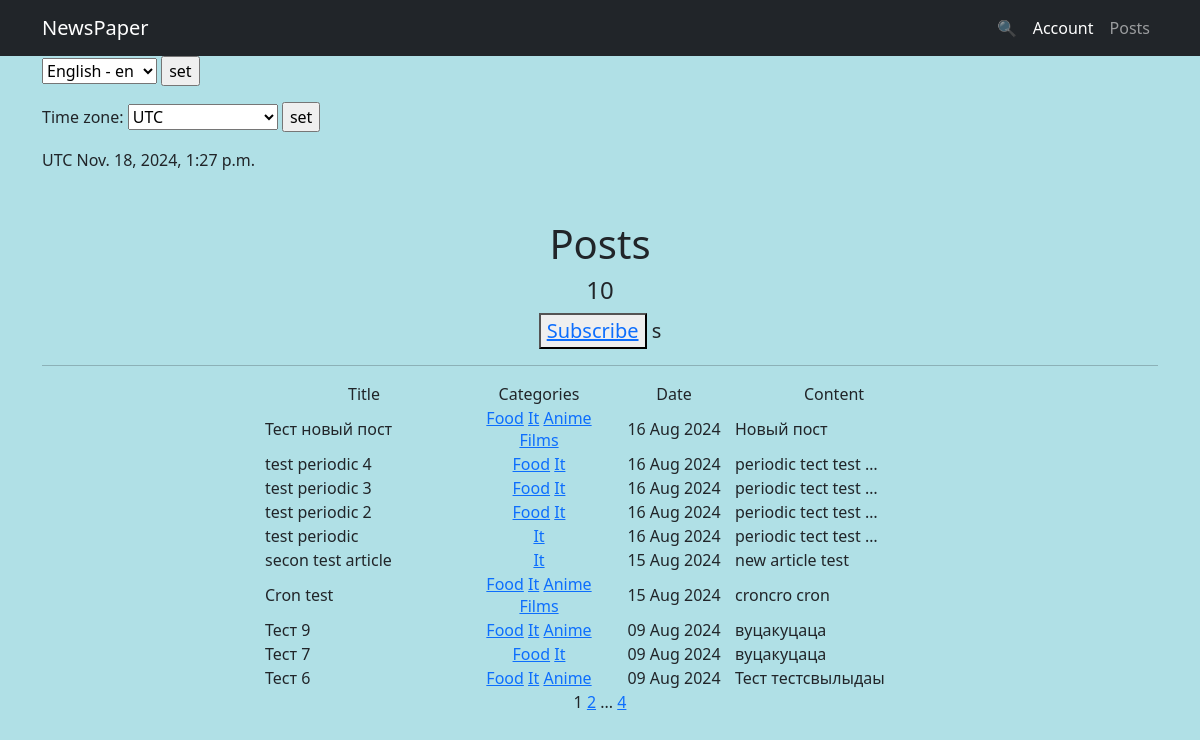
The app's page /posts/category/2, older data.
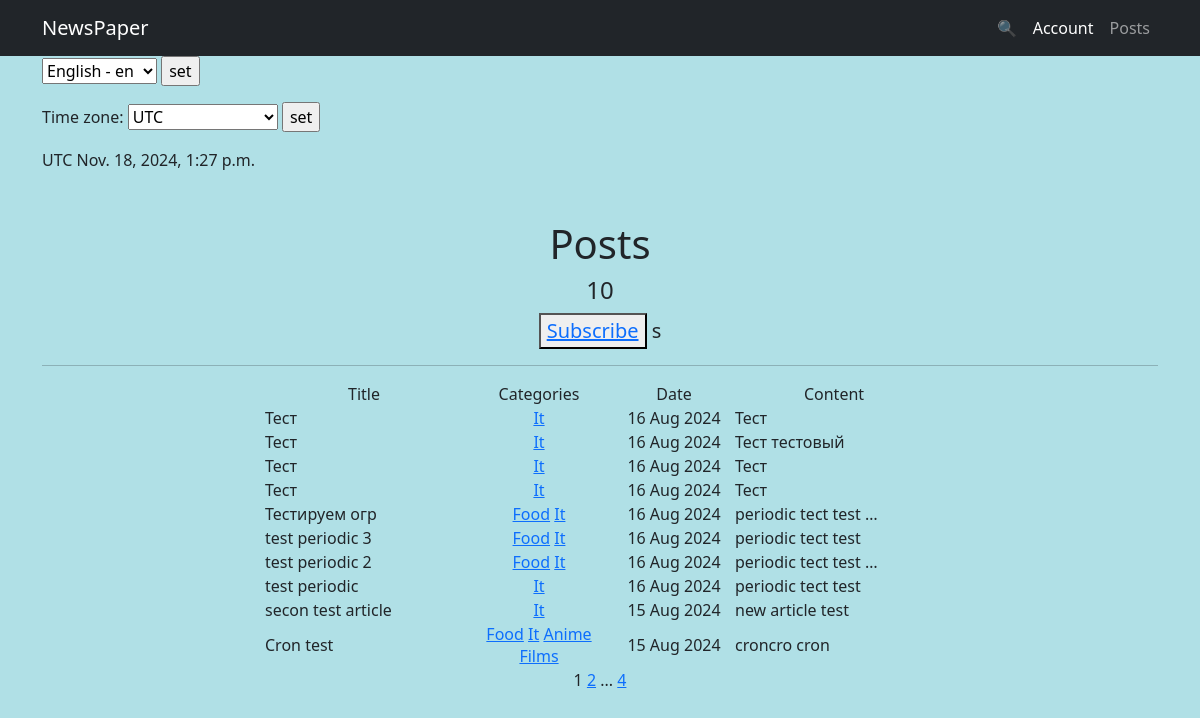
The same page, newer data.
### news/models.py (models this page shows, shortened)
class Post(models.Model):
    article = 'A'
    news = 'N'
    POSITIONS = [
        (article, 'статья'),
        (news, 'новость')
    ]
    author = models.ForeignKey(Author, on_delete=models.CASCADE)
    type = models.CharField(max_length=1, choices=POSITIONS, default=news)
    date = models.DateTimeField(auto_now_add=True)
    category = models.ManyToManyField(
        Category,
        through='PostCategory',
        related_name='posts',)
    title = models.CharField(max_length=225)
    text = models.TextField()
    rating = models.IntegerField(default=0)

class Category(models.Model):
    name = models.CharField(max_length=255, unique=True)
    subscribers = models.ManyToManyField(User, through='UserCategory', related_name='categories', blank=True)
    def __str__(self):
        return self.name.title()

### news/views.py (the view)
# urls.py: path('category/<int:pk>', CategoryList.as_view(), name='category_list'),
class CategoryList(ListView):
    model = Post
    template_name = 'category_list.html'
    context_object_name = 'category_post_list'
    paginate_by = 10
    def get_queryset(self):
        self.category = get_object_or_404(Category, id=self.kwargs['pk'])
        queryset = Post.objects.filter(category=self.category).order_by('-date')
        return queryset
    def get_context_data(self, **kwargs):
        context = super().get_context_data(**kwargs)
        context['is_not_subscriber'] = self.request.user not in self.category.subscribers.all()
        context['category'] = self.category
        return context

### news/templatetags/my_filters.py (called while the page is built)
@register.filter()
def censor(value):
    for word in censor_words:
        if word in value:
            value = value.replace(word[1:], '*' * len(word[1:]))
    return value

### news/templatetags/my_tags.py (called while the page is built)
@register.simple_tag(takes_context=True)
def url_replace(context, **kwargs):
    d = context['request'].GET.copy()
    for k, v in kwargs.items():
        d[k] = v
    return d.urlencode()

### news/timezone_context.py (called while the page is built)
def get_timezone(request):
    return {
        'current_time': timezone.localtime(timezone.now()),
        'timezones': pytz.common_timezones,
    }

### templates/category_list.html (shortened to what this page needs)
{% extends 'flatpages/default.html' %}
{% load my_filters %}
{% load my_tags %}
{% load i18n %}
{% block title %}
{% trans "Posts" %}
<h4>{{ category_post_list|length }}</h4>
{% endblock title %}
{% block content %}
    {% if is_not_subscriber %}
        <button> <a href="{% url 'subscribe' category.id %}"> {% trans "Subscribe" %} </a></button>
    {% else %}
        <button> <a href="{% url 'unsubscribe' category.id %}"> {% trans "Unsubscribe" %} </a></button>
    {% endif %}
s
   <hr>
   {% if category_post_list %}
       <table style="margin: 0 auto">
           <tr>
               <td width="200" align="center">{% trans 'Title' %}</td>
               <td width="150" align="center">{% trans 'Categories' %}</td>
               <td align="center">{% trans 'Date' %}</td>
               <td width="200" align="center">{% trans 'Content' %}</td>
           </tr>
           {% for post in category_post_list %}
           <tr>
               <td>{{ post.title|censor }}</td>
               <td width="150" align="center">
                   {% for category in post.category.all %}
                   <a href="{% url 'category_list' category.id %}">{{ category }}</a>
                   {% endfor %}
               </td>
               <td width="120" align="center">{{ post.date|date:'d M Y' }}</td>
               <td>{{ post.text|truncatechars:20|censor }}</td>
               <td></td>
           </tr>
           {% endfor %}
       </table>
   {% else %}
       <h2>{% trans 'No news yet ' %}</h2>
   {% endif %}
   {{ page_obj.number }}
   {% if page_obj.has_next %}
       <a href="?{% url_replace page=page_obj.next_page_number %}">{{ page_obj.next_page_number }}</a>
       {% if paginator.num_pages != page_obj.next_page_number %}
           ...
           <a href="?{% url_replace page=page_obj.paginator.num_pages %}">{{ page_obj.paginator.num_pages }}</a>
       {% endif %}
   {% endif %}
{% endblock content %}

### templates/flatpages/default.html (shortened to what this page needs)
{% load i18n %}
{% load tz %}
<html lang="en">
    <head>
        {% load static %}
        <link href="{% static 'css/styles.css' %}" rel="stylesheet" />
    </head>
    <body>
        <nav class="navbar navbar-expand-lg navbar-dark bg-dark">
            <div class="container">
                <a class="navbar-brand" href="#">NewsPaper</a>
                <div class="collapse navbar-collapse" id="navbarSupportedContent">
                    <ul class="navbar-nav ms-auto mb-2 mb-lg-0">
                        <li class="nav-item"><a class="nav-link" href="{% url 'post_filter' %}"> 🔍 </a></li>
                        <li class="nav-item"><a class="nav-link active" aria-current="page" href="{% url 'home' %}">{% trans 'Account' %}</a></li>
                        <li class="nav-item"><a class="nav-link" href="{% url 'post_list' %}">{% trans 'Posts' %}</a></li>
                    </ul>
                </div>
            </div>
        </nav>
        <div class="container">
                <form action="{% url 'set_language' %}" method="POST"> {% csrf_token %}
                    <select name="language" id="">
                        {% get_available_languages as LANGUAGES %}
                        {% get_language_info_list for LANGUAGES as languages %}
                        {% get_current_language as LANGUAGE_CODE %}
                        {% for language in languages %}
                            <option value="{{ language.code }}" {% if language.code == LANGUAGE_CODE %} selected {% endif %}>
                                {{ language.name_local }} - {{ language.code }}
                            </option>
                        {% endfor %}
                    </select>
                    <input type="submit" value="set">
                </form>
                {% get_current_timezone as TIME_ZONE %}
                <form action="{% url 'time_zone' %}" method="POST">
                    <label for="timezone">Time zone:</label>
                    <select name="timezone"  style="width: 150px">
                         {% for tz in timezones %}
                             <option value="{{ tz }}"{% if tz == TIME_ZONE %} selected {% endif %}>{{ tz }}</option>
                         {% endfor %}
                    </select>
                    <input type="submit" value="set" id="timezone">
                </form>
            {{ TIME_ZONE }}
            {{ current_time|timezone:TIME_ZONE }}
            <div class="text-center mt-5">
                <h1>{% block title %} {% endblock title%}</h1>
                <p class="lead">{% block content %} {% endblock content %}</p>
            </div>
        </div>
    </body>
</html>

Row changes from the older to the newer data that the page shows:
removed Post: title|censor "Тест новый пост", date "16 Aug 2024", text|censor "Новый пост", Category (name "Food"), Category (name "It"), Category (name "Anime"), Category (name "Films")
no longer on this page (row unchanged): Post: title|censor "Тест 9", date "09 Aug 2024", text|censor "вуцакуцаца", Category (name "Food"), Category (name "It"), Category (name "Anime")
no longer on this page (row unchanged): Post: title|censor "Тест 7", date "09 Aug 2024", text|censor "вуцакуцаца", Category (name "Food"), Category (name "It")
no longer on this page (row unchanged): Post: title|censor "Тест 6", date "09 Aug 2024", text|censor "Тест тестсвылыдаы", Category (name "Food"), Category (name "It"), Category (name "Anime")
added Post: title|censor "Тест", date "16 Aug 2024", text|censor "Тест", Category (name "It")
added Post: title|censor "Тест", date "16 Aug 2024", text|censor "Тест тестовый", Category (name "It")
added Post: title|censor "Тест", date "16 Aug 2024", text|censor "Тест", Category (name "It")
added Post: title|censor "Тест", date "16 Aug 2024", text|censor "Тест", Category (name "It")
changed Post: title|censor "test periodic 4" → "Тестируем огр"
changed Post "test periodic 3": text|censor "periodic tect test …" → "periodic tect test"
changed Post "test periodic": text|censor "periodic tect test …" → "periodic tect test"
